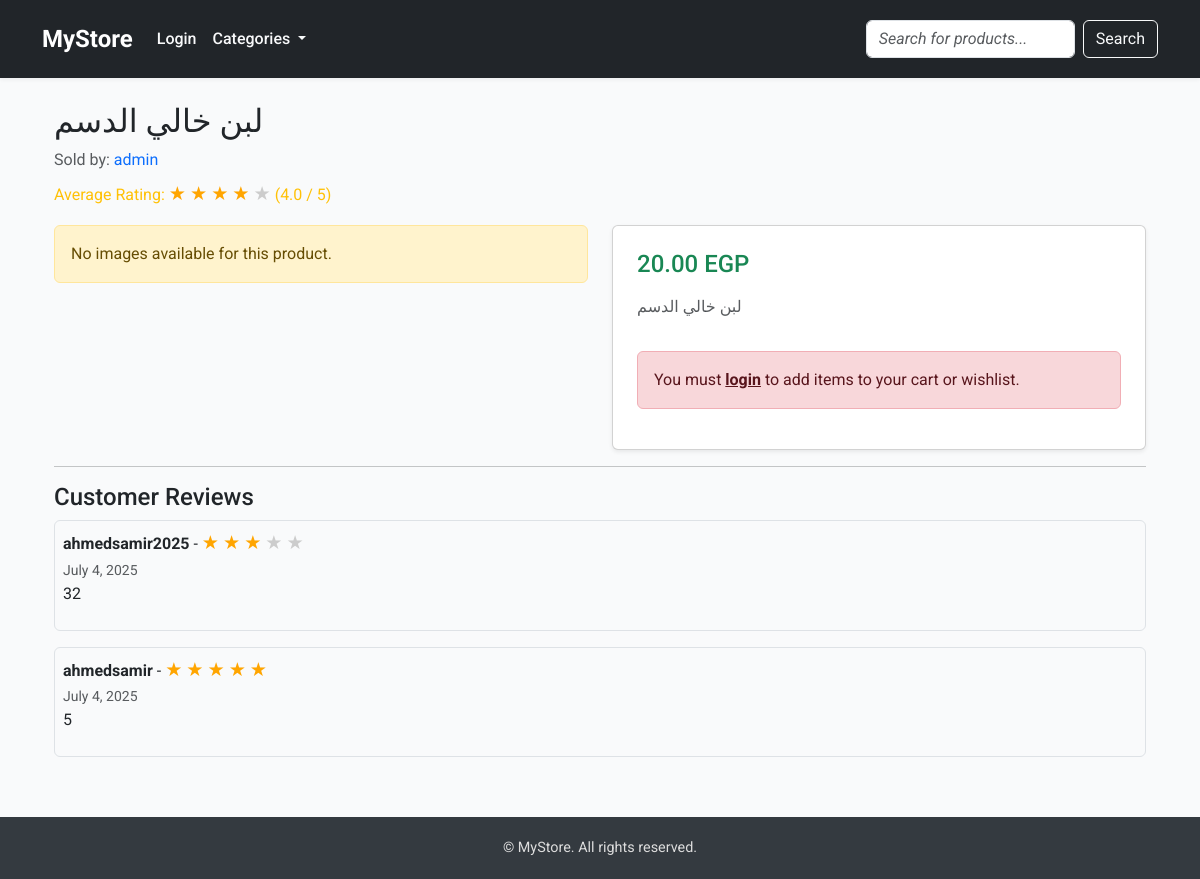
/product/1/, run on the app's committed database.
### store/models.py (models this page shows, shortened)
class Product(models.Model):
    category = models.ForeignKey(Category, on_delete=models.CASCADE, related_name='products')
    name = models.CharField(max_length=100)
    description = models.TextField(blank=True)
    price = models.DecimalField(max_digits=8, decimal_places=2)
    available = models.BooleanField(default=True)
    seller = models.ForeignKey(User, on_delete=models.CASCADE, related_name='products')  # ✅

class ProductReview(models.Model):
    product = models.ForeignKey('Product', on_delete=models.CASCADE, related_name='reviews')
    user = models.ForeignKey(User, on_delete=models.CASCADE)
    rating = models.IntegerField(choices=[(i, str(i)) for i in range(1, 6)])
    comment = models.TextField(blank=True)
    created_at = models.DateTimeField(auto_now_add=True)

### store/views.py (the view)
# urls.py: path('product/<int:pk>/', views.product_detail, name='product_detail'),
def product_detail(request, pk):
    product = get_object_or_404(Product, pk=pk)
    reviews = product.reviews.all().order_by('-created_at')
    average_rating = reviews.aggregate(avg_rating=Avg('rating'))['avg_rating'] or 0
    paginator = Paginator(reviews, 5)
    page_number = request.GET.get('page', 1)
    page_obj = paginator.get_page(page_number)
    unread_notifications = 0
    if request.user.is_authenticated:
        unread_notifications = request.user.notifications.filter(is_read=False).count()
    context = {
        'product': product,
        'average_rating': round(average_rating, 1),
        'reviews': page_obj,
        'has_next': page_obj.has_next(),
        'next_page': page_obj.next_page_number() if page_obj.has_next() else None,
        'unread_notifications': unread_notifications,
    }
    if request.headers.get('x-requested-with') == 'XMLHttpRequest':
        return render(request, 'store/partials/review_list.html', context)
    return render(request, 'store/product_detail.html', context)

### store/context_processors.py (called while the page is built)
def categories_processor(request):
    return {'all_categories': Category.objects.all()}

### store/templates/store/product_detail.html (shortened to what this page needs)
{% extends "base.html" %}
{% block content %}
<div class="container mt-4">
  <h2 class="mb-2">{{ product.name }}</h2>
  <p class="text-muted mb-2">
    Sold by:
    <a href="{% url 'seller_products' product.seller.id %}" class="text-decoration-none text-primary">
      {{ product.seller.get_full_name|default:product.seller.username }}
    </a>
  </p>
  {% if average_rating %}
    <p class="text-warning">
      Average Rating:
      <span class="star-display">
        {% for i in "12345" %}
          <span class="{% if forloop.counter <= average_rating %}filled{% endif %}">&#9733;</span>
        {% endfor %}
      </span>
      ({{ average_rating }} / 5)
    </p>
  {% endif %}
  <div class="row">
    <div class="col-md-6">
      {% if product.images.all %}
      <div id="productCarousel" class="carousel slide shadow rounded" data-bs-ride="carousel">
        <div class="carousel-inner">
          {% for img in product.images.all %}
          <div class="carousel-item {% if forloop.first %}active{% endif %}">
            <img src="{{ img.image.url }}" class="d-block w-100 rounded" alt="Product Image">
          </div>
          {% endfor %}
        </div>
        <button class="carousel-control-prev" type="button" data-bs-target="#productCarousel" data-bs-slide="prev">
          <span class="carousel-control-prev-icon"></span>
        </button>
        <button class="carousel-control-next" type="button" data-bs-target="#productCarousel" data-bs-slide="next">
          <span class="carousel-control-next-icon"></span>
        </button>
      </div>
      {% else %}
      <div class="alert alert-warning">No images available for this product.</div>
      {% endif %}
    </div>
    <div class="col-md-6">
      <div class="card p-4 shadow-sm">
        <h4 class="mb-3 text-success">{{ product.price }} EGP</h4>
        <p class="text-muted">{{ product.description }}</p>
        {% if user.is_authenticated %}
        <form method="post" action="{% url 'add_to_cart' product.id %}">
          {% csrf_token %}
          <div class="mb-3">
            <label for="quantity" class="form-label">Quantity</label>
            <input type="number" name="quantity" id="quantity" value="1" min="1" class="form-control w-50">
          </div>
          <button type="submit" class="btn btn-success">Add to Cart</button>
        </form>
        <form method="post" action="{% url 'add_to_wishlist' product.id %}" class="mt-2">
          {% csrf_token %}
          <button type="submit" class="btn btn-outline-warning">Add to Wishlist</button>
        </form>
        {% else %}
        <div class="alert alert-danger mt-3">
          You must <a href="{% url 'login' %}" class="alert-link">login</a> to add items to your cart or wishlist.
        </div>
        {% endif %}
      </div>
    </div>
  </div>
  <hr>
 <h4>Customer Reviews</h4>
{% if reviews %}
  {% for review in reviews %}
    <div class="border rounded p-2 mb-3">
      <strong>{{ review.user.username }}</strong> -
      <span class="star-display">
        {% for i in "12345" %}
          <span class="{% if forloop.counter <= review.rating %}filled{% endif %}">&#9733;</span>
        {% endfor %}
      </span><br>
      <small class="text-muted">{{ review.created_at|date:"F j, Y" }}</small>
      <p>{{ review.comment }}</p>
    </div>
  {% endfor %}
{% else %}
  <p>No reviews yet.</p>
{% endif %}
</div>
{% endblock %}

### store/templates/base.html (style rules this page uses)
body { font-family: 'Roboto', sans-serif; background-color: #f9fafb; }

### store/templates/store/product_detail.html (style rules this page uses)
.star-display span { font-size: 1.2rem; color: #ccc; }
.star-display .filled { color: orange; }

### data on the page
Product: name "لبن خالي الدسم", seller.get_full_name "admin", price "20.00", description "لبن خالي الدسم"
ProductReview: user.username "ahmedsamir2025", created_at "July 4, 2025", comment "32"
ProductReview: user.username "ahmedsamir", created_at "July 4, 2025", comment "5"

### other printed values
{{ average_rating }} "4.0"
